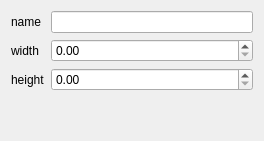
<?xml version="1.0" encoding="UTF-8"?>
<ui version="4.0">
 <class>SceneInfo</class>
 <widget class="QWidget" name="SceneInfo">
  <property name="geometry">
   <rect>
    <x>0</x>
    <y>0</y>
    <width>264</width>
    <height>141</height>
   </rect>
  </property>
  <property name="windowTitle">
   <string>Form</string>
  </property>
  <layout class="QVBoxLayout" name="verticalLayout">
   <item>
    <layout class="QFormLayout" name="formLayout">
     <item row="0" column="0">
      <widget class="QLabel" name="nameLabel">
       <property name="text">
        <string>name</string>
       </property>
      </widget>
     </item>
     <item row="1" column="0">
      <widget class="QLabel" name="widthLabel">
       <property name="text">
        <string>width</string>
       </property>
      </widget>
     </item>
     <item row="2" column="0">
      <widget class="QLabel" name="heightLabel">
       <property name="text">
        <string>height</string>
       </property>
      </widget>
     </item>
     <item row="0" column="1">
      <widget class="QLineEdit" name="nameLine"/>
     </item>
     <item row="1" column="1">
      <widget class="QDoubleSpinBox" name="widthBox">
       <property name="maximum">
        <double>100000.000000000000000</double>
       </property>
      </widget>
     </item>
     <item row="2" column="1">
      <widget class="QDoubleSpinBox" name="heightBox">
       <property name="maximum">
        <double>100000.000000000000000</double>
       </property>
      </widget>
     </item>
    </layout>
   </item>
  </layout>
 </widget>
 <resources/>
 <connections/>
</ui>
